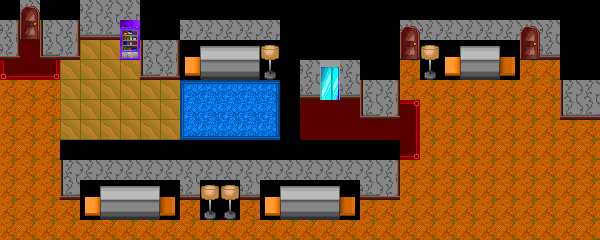

Below is a game level as drawn by its tile map, then a one-line description and the .tmx file that defines it, in full:
An orthogonal 30x12 tile map with 20x20 px tiles, 2 tile layers (Tile Layer 1, Tile Layer 2) and 4 objects (3x CHGROOM, VENDING).

<map version="1.9" tiledversion="1.9.2" orientation="orthogonal" renderorder="right-down" width="30" height="12" tilewidth="20" tileheight="20" infinite="0" nextlayerid="4" nextobjectid="20">
 <editorsettings>
  <export target="../maps/hotel99.nat" format="custom" />
 </editorsettings>
 <properties>
  <property name="name" value="Floor 99" />
 </properties>
 <tileset firstgid="1" source="hotel.tsx" />
 <layer id="1" name="Tile Layer 1" width="30" height="12">
  <data encoding="csv">
145,51,145,145,50,50,50,145,145,145,145,145,145,145,145,145,145,145,145,145,145,145,145,145,145,145,145,145,145,145,
52,67,49,52,66,66,83,145,145,50,50,50,50,50,145,145,145,145,145,145,51,50,50,50,50,50,51,50,145,145,
68,18,65,68,23,23,99,49,52,66,66,66,66,66,145,145,145,145,145,145,67,66,66,66,66,66,67,66,145,145,
33,34,35,23,23,23,23,65,68,23,23,23,23,23,145,50,55,50,145,145,7,7,7,7,7,7,7,7,145,145,
7,7,7,23,23,23,23,23,23,23,23,23,23,23,145,66,71,66,49,52,7,7,7,7,7,7,7,7,49,50,
7,7,7,23,23,23,23,23,23,23,23,23,23,23,145,18,18,18,65,68,3,7,7,7,7,7,7,7,65,66,
7,7,7,23,23,23,23,23,23,23,23,23,23,23,145,18,18,18,18,18,19,7,7,7,7,7,7,7,7,7,
7,7,7,145,145,145,145,145,145,145,145,145,145,145,145,145,145,145,145,145,35,7,7,7,7,7,7,7,7,7,
7,7,7,49,50,50,50,50,50,50,50,50,50,50,50,50,50,50,50,52,7,7,7,7,7,7,7,7,7,7,
7,7,7,65,66,66,66,66,66,66,66,66,66,66,66,66,66,66,66,68,7,7,7,7,7,7,7,7,7,7,
7,7,7,7,7,7,7,7,7,7,7,7,7,7,7,7,7,7,7,7,7,7,7,7,7,7,7,7,7,7,
7,7,7,7,7,7,7,7,7,7,7,7,7,7,7,7,7,7,7,7,7,7,7,7,7,7,7,7,7,7
</data>
 </layer>
 <layer id="2" name="Tile Layer 2" width="30" height="12">
  <data encoding="csv">
0,0,0,0,0,0,0,0,0,0,0,0,0,0,0,0,0,0,0,0,0,0,0,0,0,0,0,0,0,0,
0,0,0,0,0,0,0,0,0,0,0,0,0,0,0,0,0,0,0,0,0,0,0,0,0,0,0,0,0,0,
0,0,0,0,0,0,0,0,0,113,114,115,116,118,0,0,0,0,0,0,0,118,113,114,116,117,0,0,0,0,
0,0,0,0,0,0,0,0,0,129,130,131,132,134,0,0,0,0,0,0,0,134,129,130,132,133,0,0,0,0,
0,0,0,0,0,0,0,0,0,9,10,10,10,11,0,0,0,0,0,0,0,0,0,0,0,0,0,0,0,0,
0,0,0,0,0,0,0,0,0,25,26,26,26,27,0,0,0,0,0,0,0,0,0,0,0,0,0,0,0,0,
0,0,0,0,0,0,0,0,0,41,42,42,42,43,0,0,0,0,0,0,0,0,0,0,0,0,0,0,0,0,
0,0,0,0,0,0,0,0,0,0,0,0,0,0,0,0,0,0,0,0,0,0,0,0,0,0,0,0,0,0,
0,0,0,0,0,0,0,0,0,0,0,0,0,0,0,0,0,0,0,0,0,0,0,0,0,0,0,0,0,0,
0,0,0,0,113,114,115,116,117,0,118,118,0,113,114,115,116,117,0,0,0,0,0,0,0,0,0,0,0,0,
0,0,0,0,129,130,131,132,133,0,134,134,0,129,130,131,132,133,0,0,0,0,0,0,0,0,0,0,0,0,
0,0,0,0,0,0,0,0,0,0,0,0,0,0,0,0,0,0,0,0,0,0,0,0,0,0,0,0,0,0
</data>
 </layer>
 <objectgroup id="3" name="triggers">
  <object id="4" name="NATEROOM_NAT" class="CHGROOM" x="20" y="20" width="20" height="20">
   <properties>
    <property name="name" value="NATEROOM_NAT" />
    <property name="x" type="int" value="1" />
    <property name="y" type="int" value="5" />
   </properties>
  </object>
  <object id="12" name="ELEV_NAT" class="CHGROOM" x="320" y="80" width="20" height="20">
   <properties>
    <property name="name" value="ELEV_NAT" />
    <property name="x" type="int" value="2" />
    <property name="y" type="int" value="2" />
   </properties>
  </object>
  <object id="14" name="VENDING" class="VENDING" x="120" y="60" width="20" height="20">
   <properties>
    <property name="ITEM01" type="int" propertytype="INV_LIST" value="2" />
    <property name="ITEM02" type="int" propertytype="INV_LIST" value="3" />
    <property name="ITEM03" type="int" propertytype="INV_LIST" value="4" />
    <property name="ITEM04" type="int" propertytype="INV_LIST" value="0" />
    <property name="ITEM05" type="int" propertytype="INV_LIST" value="0" />
    <property name="ITEM06" type="int" propertytype="INV_LIST" value="0" />
    <property name="ITEM07" type="int" propertytype="INV_LIST" value="0" />
    <property name="ITEM08" type="int" propertytype="INV_LIST" value="2" />
    <property name="ITEM09" type="int" propertytype="INV_LIST" value="2" />
    <property name="ITEM10" type="int" propertytype="INV_LIST" value="2" />
    <property name="ITEM11" type="int" propertytype="INV_LIST" value="0" />
    <property name="ITEM12" type="int" propertytype="INV_LIST" value="0" />
    <property name="ITEM13" type="int" propertytype="INV_LIST" value="0" />
    <property name="ITEM14" type="int" propertytype="INV_LIST" value="3" />
    <property name="ITEM15" type="int" propertytype="INV_LIST" value="3" />
    <property name="ITEM16" type="int" propertytype="INV_LIST" value="0" />
    <property name="ITEM17" type="int" propertytype="INV_LIST" value="0" />
    <property name="ITEM18" type="int" propertytype="INV_LIST" value="0" />
    <property name="ITEM19" type="int" propertytype="INV_LIST" value="0" />
    <property name="ITEM20" type="int" propertytype="INV_LIST" value="0" />
   </properties>
  </object>
  <object id="19" name="HOTEL99-1_NAT" class="CHGROOM" x="400" y="40" width="20" height="20">
   <properties>
    <property name="name" value="HOTEL99-1_NAT" />
    <property name="x" type="int" value="4" />
    <property name="y" type="int" value="19" />
   </properties>
  </object>
 </objectgroup>
</map>
